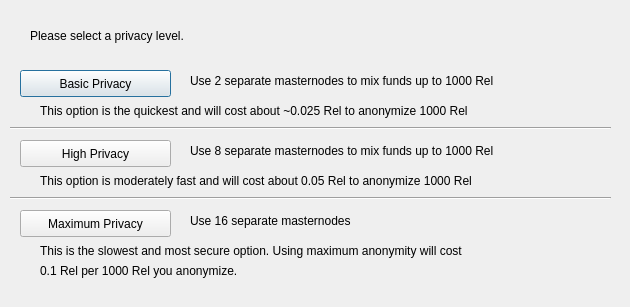
<?xml version="1.0" encoding="UTF-8"?>
<ui version="4.0">
 <class>DarksendConfig</class>
 <widget class="QDialog" name="DarksendConfig">
  <property name="geometry">
   <rect>
    <x>0</x>
    <y>0</y>
    <width>630</width>
    <height>307</height>
   </rect>
  </property>
  <property name="windowTitle">
   <string>Configure Darksend</string>
  </property>
  <widget class="QPushButton" name="buttonBasic">
   <property name="geometry">
    <rect>
     <x>20</x>
     <y>70</y>
     <width>151</width>
     <height>27</height>
    </rect>
   </property>
   <property name="text">
    <string>Basic Privacy</string>
   </property>
  </widget>
  <widget class="QPushButton" name="buttonHigh">
   <property name="geometry">
    <rect>
     <x>20</x>
     <y>140</y>
     <width>151</width>
     <height>27</height>
    </rect>
   </property>
   <property name="text">
    <string>High Privacy</string>
   </property>
  </widget>
  <widget class="QPushButton" name="buttonMax">
   <property name="geometry">
    <rect>
     <x>20</x>
     <y>210</y>
     <width>151</width>
     <height>27</height>
    </rect>
   </property>
   <property name="text">
    <string>Maximum Privacy</string>
   </property>
  </widget>
  <widget class="QLabel" name="label">
   <property name="geometry">
    <rect>
     <x>30</x>
     <y>20</y>
     <width>571</width>
     <height>31</height>
    </rect>
   </property>
   <property name="text">
    <string>Please select a privacy level.</string>
   </property>
  </widget>
  <widget class="QLabel" name="label_2">
   <property name="geometry">
    <rect>
     <x>190</x>
     <y>70</y>
     <width>421</width>
     <height>21</height>
    </rect>
   </property>
   <property name="text">
    <string>Use 2 separate masternodes to mix funds up to 1000 Rel</string>
   </property>
  </widget>
  <widget class="QLabel" name="label_3">
   <property name="geometry">
    <rect>
     <x>190</x>
     <y>140</y>
     <width>411</width>
     <height>21</height>
    </rect>
   </property>
   <property name="text">
    <string>Use 8 separate masternodes to mix funds up to 1000 Rel</string>
   </property>
  </widget>
  <widget class="QLabel" name="label_4">
   <property name="geometry">
    <rect>
     <x>190</x>
     <y>210</y>
     <width>421</width>
     <height>21</height>
    </rect>
   </property>
   <property name="text">
    <string>Use 16 separate masternodes</string>
   </property>
  </widget>
  <widget class="QLabel" name="label_6">
   <property name="geometry">
    <rect>
     <x>40</x>
     <y>100</y>
     <width>561</width>
     <height>21</height>
    </rect>
   </property>
   <property name="text">
    <string>This option is the quickest and will cost about ~0.025 Rel to anonymize 1000 Rel</string>
   </property>
  </widget>
  <widget class="QLabel" name="label_7">
   <property name="geometry">
    <rect>
     <x>40</x>
     <y>170</y>
     <width>561</width>
     <height>21</height>
    </rect>
   </property>
   <property name="text">
    <string>This option is moderately fast and will cost about 0.05 Rel to anonymize 1000 Rel</string>
   </property>
  </widget>
  <widget class="QLabel" name="label_8">
   <property name="geometry">
    <rect>
     <x>40</x>
     <y>240</y>
     <width>561</width>
     <height>21</height>
    </rect>
   </property>
   <property name="text">
    <string>This is the slowest and most secure option. Using maximum anonymity will cost</string>
   </property>
  </widget>
  <widget class="QLabel" name="label_9">
   <property name="geometry">
    <rect>
     <x>40</x>
     <y>260</y>
     <width>561</width>
     <height>21</height>
    </rect>
   </property>
   <property name="text">
    <string>0.1 Rel per 1000 Rel you anonymize.</string>
   </property>
  </widget>
  <widget class="Line" name="line">
   <property name="geometry">
    <rect>
     <x>10</x>
     <y>120</y>
     <width>601</width>
     <height>16</height>
    </rect>
   </property>
   <property name="orientation">
    <enum>Qt::Horizontal</enum>
   </property>
  </widget>
  <widget class="Line" name="line_2">
   <property name="geometry">
    <rect>
     <x>10</x>
     <y>190</y>
     <width>601</width>
     <height>16</height>
    </rect>
   </property>
   <property name="orientation">
    <enum>Qt::Horizontal</enum>
   </property>
  </widget>
 </widget>
 <resources/>
 <connections/>
</ui>
